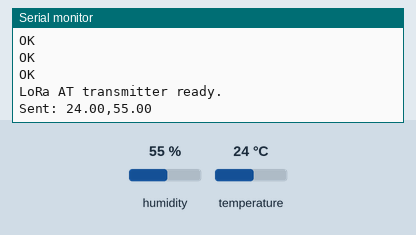
This sketch was run on a simulated Arduino Uno, built with avr-gcc and run on an emulated ATmega328P. Shown: the last lines printed to the serial monitor. The inputs (shaded band) are chosen by the test bench; at power-on: humidity 55 %, temperature 24 °C. The modem accepts every AT command (registered, SIM ready, sends succeed) and sends nothing else.

Above: at 4.7 s.
4.8 s: humidity set to 22 %
At 10.0 s:
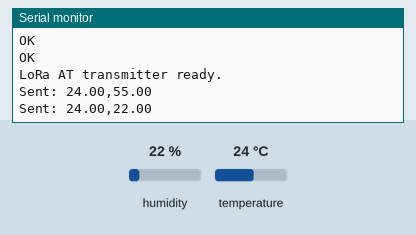
10.4 s: temperature set to 12 °C
At 14.8 s:
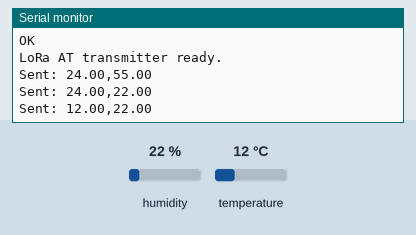
16.0 s: humidity set to 40 %
At 19.6 s:
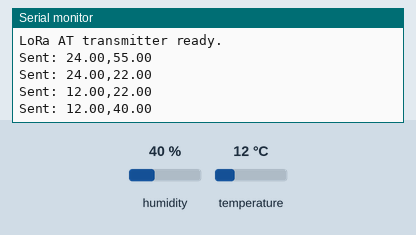
Timing chart, 0 to 21.1 s (numbered marks = the images above; inputs shaded):
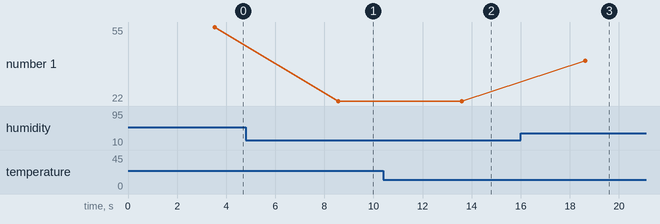

The sketch:

LoRa_Transmitter.ino
```cpp
#include <SoftwareSerial.h>
#include "DHT.h"

#define DHTPIN 4
#define DHTTYPE DHT11

DHT dht(DHTPIN, DHTTYPE);
SoftwareSerial lora(2, 3); // RX, TX for LoRa module

#define RECEIVER_ADDR 1  // ESP32 receiver address


// Helper to send AT commands and print responses
void sendATCommand(String cmd, int waitTime = 500) {
  lora.println(cmd);
  delay(waitTime);
  while (lora.available()) {
    char c = lora.read();
    Serial.write(c);
  }
}


void setup() {
  Serial.begin(115200);
  dht.begin();
  lora.begin(115200); // match ESP32 LoRa baud

  Serial.println("Transmitter starting...");

  // Initialize LoRa module in AT mode
  sendATCommand("AT");           // basic check
  sendATCommand("AT+RESET");     // reset module
  sendATCommand("AT+MODE=1");    // AT mode
  sendATCommand("AT+NETWORK=0"); // network must match receiver
  sendATCommand("AT+ADDRESS=2"); // this transmitter's address
  sendATCommand("AT+BAND=868500000"); // optional: frequency
  sendATCommand("AT+IPR=115200");      // optional: baud

  Serial.println("LoRa AT transmitter ready.");
}


void loop() {
  float temp = dht.readTemperature();
  float hum = dht.readHumidity();

  if (!isnan(temp) && !isnan(hum)) {
    String payload = String(temp) + "," + String(hum);

    // Send payload to receiver address
    String cmd = "AT+SEND=" + String(RECEIVER_ADDR) + "," + String(payload.length()) + "," + payload;
    lora.println(cmd);

    Serial.println("Sent: " + payload);
  } else {
    Serial.println("Failed to read DHT11");
  }

  delay(5000); // send every 5 seconds
}
```

Measured:
- after the input at 4.8 s, the serial monitor: prints a new line after 3.8 s (image 1)
- after the input at 10.4 s, the serial monitor: prints a new line after 3.2 s (image 2)
- after the input at 16.0 s, the serial monitor: prints a new line after 2.6 s (image 3)
- plotted number 1: 55 → 22 after the input at 4.8 s, 22 → 40 after the input at 16.0 s
